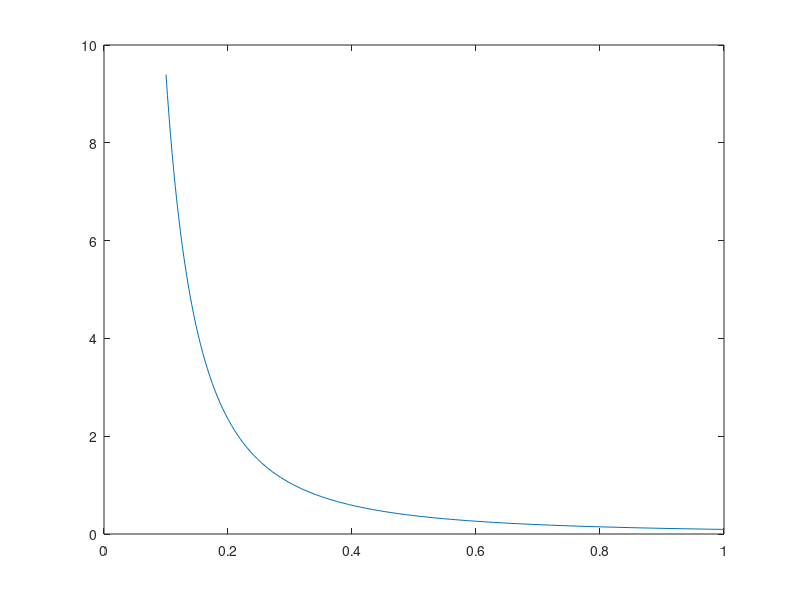

Reproduce this figure in MATLAB. (Note: this script raises an error after producing the figure.)
%% Axial dispersion coefficient plot

phi = 1;
M_2 = 51.80; %[g/mol]
T   = 330;   %[K]
mu  = 0.684; %[cP]
V_1 = 106.9; %[cm3/mol]

D_ab = 7.4e-8 * sqrt(phi * M_2) * T / (mu * V_1^0.6); %[cm2/s]

Q   = 0.00013165*1e6;     %[cm3/s]
D   = logspace(1,2,100);  %[cm]
u   = 4*Q./(pi*D.^2);     %[cm/s]

D_z = D_ab + (u.*D).^2/(192*D_ab); %[cm2/s]

%% plot

addpath(genpath(pwd))

plot(D/1e2,D_z/1e4)

ax = gca;
ax.XScale = 'log';
ax.XAxis.Label.String = "Diameter (m)";
ax.YAxis.Label.String = "D_z (m^2/s)";

figExport(6,6,'D_z')
